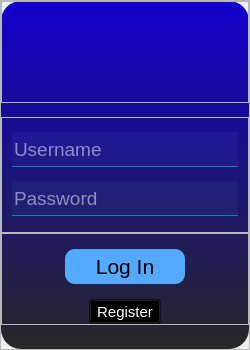
<?xml version="1.0" encoding="UTF-8"?>
<ui version="4.0">
 <class>Form</class>
 <widget class="QWidget" name="Form">
  <property name="geometry">
   <rect>
    <x>0</x>
    <y>0</y>
    <width>250</width>
    <height>350</height>
   </rect>
  </property>
  <property name="sizePolicy">
   <sizepolicy hsizetype="Fixed" vsizetype="Fixed">
    <horstretch>0</horstretch>
    <verstretch>0</verstretch>
   </sizepolicy>
  </property>
  <property name="windowTitle">
   <string>Form</string>
  </property>
  <layout class="QHBoxLayout" name="horizontalLayout">
   <property name="spacing">
    <number>0</number>
   </property>
   <property name="leftMargin">
    <number>0</number>
   </property>
   <property name="topMargin">
    <number>0</number>
   </property>
   <property name="rightMargin">
    <number>0</number>
   </property>
   <property name="bottomMargin">
    <number>0</number>
   </property>
   <item>
    <widget class="QStackedWidget" name="background">
     <property name="styleSheet">
      <string notr="true"/>
     </property>
     <property name="frameShape">
      <enum>QFrame::StyledPanel</enum>
     </property>
     <property name="frameShadow">
      <enum>QFrame::Raised</enum>
     </property>
     <property name="currentIndex">
      <number>0</number>
     </property>
     <widget class="QWidget" name="Login_Page">
      <property name="styleSheet">
       <string notr="true">#Login_Page{
	background-color: qlineargradient(spread:pad, x1:0, y1:0, x2:0, y2:1, stop:0 rgba(19, 0, 206, 255), stop:1 rgba(39, 39, 39, 255));
	border:none;
	border-radius:20px;
}</string>
      </property>
      <layout class="QVBoxLayout" name="verticalLayout">
       <property name="spacing">
        <number>0</number>
       </property>
       <property name="leftMargin">
        <number>0</number>
       </property>
       <property name="topMargin">
        <number>0</number>
       </property>
       <property name="rightMargin">
        <number>0</number>
       </property>
       <property name="bottomMargin">
        <number>0</number>
       </property>
       <item alignment="Qt::AlignTop">
        <widget class="QFrame" name="frame">
         <property name="frameShape">
          <enum>QFrame::StyledPanel</enum>
         </property>
         <property name="frameShadow">
          <enum>QFrame::Raised</enum>
         </property>
         <layout class="QVBoxLayout" name="verticalLayout_2">
          <property name="spacing">
           <number>0</number>
          </property>
          <property name="leftMargin">
           <number>0</number>
          </property>
          <property name="topMargin">
           <number>0</number>
          </property>
          <property name="rightMargin">
           <number>0</number>
          </property>
          <property name="bottomMargin">
           <number>0</number>
          </property>
          <item alignment="Qt::AlignHCenter|Qt::AlignTop">
           <widget class="QLabel" name="label">
            <property name="minimumSize">
             <size>
              <width>100</width>
              <height>100</height>
             </size>
            </property>
            <property name="maximumSize">
             <size>
              <width>100</width>
              <height>100</height>
             </size>
            </property>
            <property name="text">
             <string/>
            </property>
            <property name="pixmap">
             <pixmap>vision-512.webp</pixmap>
            </property>
            <property name="scaledContents">
             <bool>true</bool>
            </property>
           </widget>
          </item>
         </layout>
        </widget>
       </item>
       <item>
        <widget class="QFrame" name="frame_2">
         <property name="styleSheet">
          <string notr="true">QLineEdit{
	color: rgb(255, 255, 255);
	background-color: rgba(85, 170, 255, 15);
	border: none;
	border-raduis:2px;
	border-bottom-style:solid;
	border-bottom-width:1px;
	border-bottom-color:rgba(0, 255, 255, 110);
}</string>
         </property>
         <property name="frameShape">
          <enum>QFrame::StyledPanel</enum>
         </property>
         <property name="frameShadow">
          <enum>QFrame::Raised</enum>
         </property>
         <layout class="QVBoxLayout" name="verticalLayout_3">
          <property name="spacing">
           <number>0</number>
          </property>
          <property name="leftMargin">
           <number>10</number>
          </property>
          <property name="topMargin">
           <number>0</number>
          </property>
          <property name="rightMargin">
           <number>10</number>
          </property>
          <property name="bottomMargin">
           <number>0</number>
          </property>
          <item>
           <widget class="QLineEdit" name="lineEdit">
            <property name="minimumSize">
             <size>
              <width>0</width>
              <height>35</height>
             </size>
            </property>
            <property name="maximumSize">
             <size>
              <width>16777215</width>
              <height>35</height>
             </size>
            </property>
            <property name="font">
             <font>
              <family>MS Sans Serif</family>
              <pointsize>14</pointsize>
             </font>
            </property>
            <property name="placeholderText">
             <string>Username</string>
            </property>
            <property name="clearButtonEnabled">
             <bool>true</bool>
            </property>
           </widget>
          </item>
          <item>
           <widget class="QLineEdit" name="lineEdit2">
            <property name="minimumSize">
             <size>
              <width>0</width>
              <height>35</height>
             </size>
            </property>
            <property name="maximumSize">
             <size>
              <width>16777215</width>
              <height>35</height>
             </size>
            </property>
            <property name="font">
             <font>
              <family>MS Sans Serif</family>
              <pointsize>14</pointsize>
             </font>
            </property>
            <property name="echoMode">
             <enum>QLineEdit::Password</enum>
            </property>
            <property name="placeholderText">
             <string>Password</string>
            </property>
            <property name="clearButtonEnabled">
             <bool>true</bool>
            </property>
           </widget>
          </item>
         </layout>
        </widget>
       </item>
       <item alignment="Qt::AlignTop">
        <widget class="QFrame" name="frame_3">
         <property name="frameShape">
          <enum>QFrame::StyledPanel</enum>
         </property>
         <property name="frameShadow">
          <enum>QFrame::Raised</enum>
         </property>
         <layout class="QVBoxLayout" name="verticalLayout_4">
          <property name="spacing">
           <number>15</number>
          </property>
          <property name="leftMargin">
           <number>0</number>
          </property>
          <property name="topMargin">
           <number>15</number>
          </property>
          <property name="rightMargin">
           <number>0</number>
          </property>
          <property name="bottomMargin">
           <number>0</number>
          </property>
          <item alignment="Qt::AlignHCenter|Qt::AlignTop">
           <widget class="QToolButton" name="toolButton">
            <property name="minimumSize">
             <size>
              <width>120</width>
              <height>35</height>
             </size>
            </property>
            <property name="font">
             <font>
              <pointsize>16</pointsize>
             </font>
            </property>
            <property name="styleSheet">
             <string notr="true">QToolButton{
background-color: rgb(85, 170, 255);
border:none;
border-radius:10px;
}
QToolButton::hover{
	background-color:rgb(60, 170, 255);
}</string>
            </property>
            <property name="text">
             <string>Log In</string>
            </property>
           </widget>
          </item>
          <item alignment="Qt::AlignHCenter">
           <widget class="QToolButton" name="toolButton2">
            <property name="font">
             <font>
              <pointsize>11</pointsize>
             </font>
            </property>
            <property name="cursor">
             <cursorShape>PointingHandCursor</cursorShape>
            </property>
            <property name="styleSheet">
             <string notr="true">QToolButton{
background:transparent;
color:white;
}

QToolButton::hover{
color:cyan;
}</string>
            </property>
            <property name="text">
             <string>Register</string>
            </property>
           </widget>
          </item>
         </layout>
        </widget>
       </item>
      </layout>
     </widget>
     <widget class="QWidget" name="Register_Page">
      <property name="styleSheet">
       <string notr="true">#Register_Page{
	background-color: qlineargradient(spread:pad, x1:0, y1:0, x2:0, y2:1, stop:0 rgba(19, 0, 206, 255), stop:1 rgba(39, 39, 39, 255));
	border:none;
	border-radius:20px;
}</string>
      </property>
      <layout class="QVBoxLayout" name="verticalLayout_5">
       <property name="spacing">
        <number>0</number>
       </property>
       <property name="leftMargin">
        <number>0</number>
       </property>
       <property name="topMargin">
        <number>0</number>
       </property>
       <property name="rightMargin">
        <number>0</number>
       </property>
       <property name="bottomMargin">
        <number>0</number>
       </property>
       <item>
        <widget class="QFrame" name="frame_4">
         <property name="frameShape">
          <enum>QFrame::StyledPanel</enum>
         </property>
         <property name="frameShadow">
          <enum>QFrame::Raised</enum>
         </property>
         <layout class="QVBoxLayout" name="verticalLayout_6">
          <property name="spacing">
           <number>0</number>
          </property>
          <property name="leftMargin">
           <number>0</number>
          </property>
          <property name="topMargin">
           <number>0</number>
          </property>
          <property name="rightMargin">
           <number>0</number>
          </property>
          <property name="bottomMargin">
           <number>0</number>
          </property>
          <item alignment="Qt::AlignHCenter">
           <widget class="QLabel" name="label_2">
            <property name="minimumSize">
             <size>
              <width>100</width>
              <height>100</height>
             </size>
            </property>
            <property name="maximumSize">
             <size>
              <width>100</width>
              <height>100</height>
             </size>
            </property>
            <property name="text">
             <string/>
            </property>
            <property name="pixmap">
             <pixmap>vision-512.webp</pixmap>
            </property>
            <property name="scaledContents">
             <bool>true</bool>
            </property>
           </widget>
          </item>
         </layout>
        </widget>
       </item>
       <item>
        <widget class="QFrame" name="frame_5">
         <property name="styleSheet">
          <string notr="true">QLineEdit{
	color: rgb(255, 255, 255);
	background-color: rgba(85, 170, 255, 15);
	border: none;
	border-raduis:2px;
	border-bottom-style:solid;
	border-bottom-width:1px;
	border-bottom-color:rgba(0, 255, 255, 110);
}</string>
         </property>
         <property name="frameShape">
          <enum>QFrame::StyledPanel</enum>
         </property>
         <property name="frameShadow">
          <enum>QFrame::Raised</enum>
         </property>
         <layout class="QVBoxLayout" name="verticalLayout_7">
          <property name="spacing">
           <number>6</number>
          </property>
          <property name="leftMargin">
           <number>10</number>
          </property>
          <property name="topMargin">
           <number>0</number>
          </property>
          <property name="rightMargin">
           <number>10</number>
          </property>
          <property name="bottomMargin">
           <number>0</number>
          </property>
          <item>
           <widget class="QLineEdit" name="lineEdit_2">
            <property name="minimumSize">
             <size>
              <width>0</width>
              <height>35</height>
             </size>
            </property>
            <property name="font">
             <font>
              <pointsize>14</pointsize>
             </font>
            </property>
            <property name="placeholderText">
             <string>Username</string>
            </property>
           </widget>
          </item>
          <item>
           <widget class="QLineEdit" name="lineEdit_3">
            <property name="minimumSize">
             <size>
              <width>0</width>
              <height>35</height>
             </size>
            </property>
            <property name="font">
             <font>
              <pointsize>14</pointsize>
             </font>
            </property>
            <property name="placeholderText">
             <string>Email</string>
            </property>
           </widget>
          </item>
          <item>
           <widget class="QLineEdit" name="lineEdit_4">
            <property name="minimumSize">
             <size>
              <width>0</width>
              <height>35</height>
             </size>
            </property>
            <property name="font">
             <font>
              <pointsize>14</pointsize>
             </font>
            </property>
            <property name="placeholderText">
             <string>Password</string>
            </property>
           </widget>
          </item>
         </layout>
        </widget>
       </item>
       <item>
        <widget class="QFrame" name="frame_6">
         <property name="frameShape">
          <enum>QFrame::StyledPanel</enum>
         </property>
         <property name="frameShadow">
          <enum>QFrame::Raised</enum>
         </property>
         <layout class="QVBoxLayout" name="verticalLayout_8">
          <property name="spacing">
           <number>0</number>
          </property>
          <property name="leftMargin">
           <number>0</number>
          </property>
          <property name="topMargin">
           <number>0</number>
          </property>
          <property name="rightMargin">
           <number>0</number>
          </property>
          <property name="bottomMargin">
           <number>0</number>
          </property>
          <item alignment="Qt::AlignHCenter">
           <widget class="QToolButton" name="toolButton_2">
            <property name="minimumSize">
             <size>
              <width>120</width>
              <height>0</height>
             </size>
            </property>
            <property name="font">
             <font>
              <pointsize>16</pointsize>
             </font>
            </property>
            <property name="styleSheet">
             <string notr="true">QToolButton{
background-color: rgb(85, 170, 255);
border:none;
border-radius:10px;
}
QToolButton::hover{
	background-color:rgb(60, 170, 255);
}</string>
            </property>
            <property name="text">
             <string>Sign Up</string>
            </property>
           </widget>
          </item>
          <item alignment="Qt::AlignHCenter">
           <widget class="QToolButton" name="toolButton_3">
            <property name="styleSheet">
             <string notr="true">QToolButton{
background:transparent;
color:white;
}

QToolButton::hover{
color:cyan;
}</string>
            </property>
            <property name="text">
             <string>Already Have an Account? Log In </string>
            </property>
           </widget>
          </item>
         </layout>
        </widget>
       </item>
      </layout>
     </widget>
    </widget>
   </item>
  </layout>
 </widget>
 <resources/>
 <connections/>
</ui>
